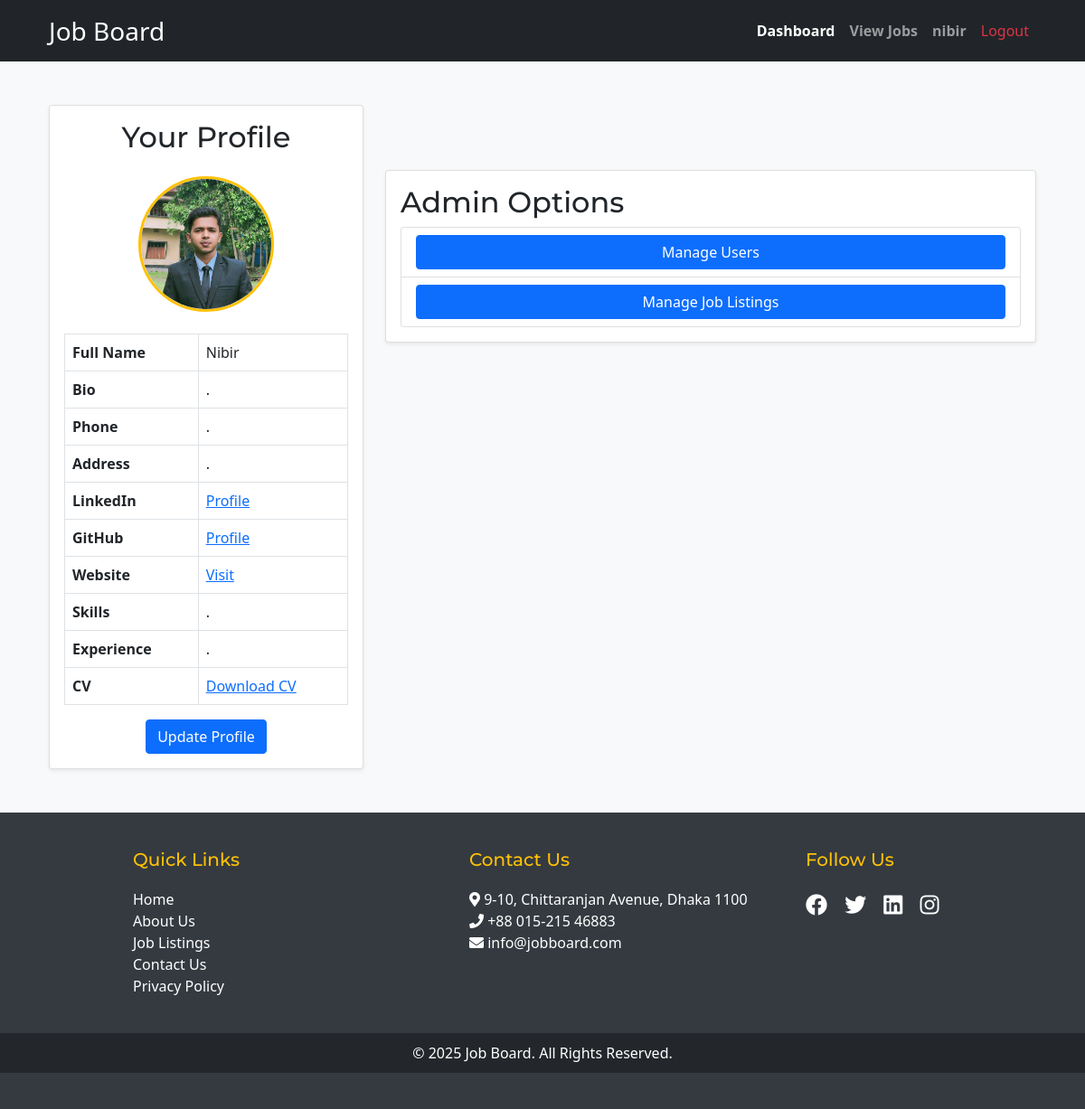
/admin_dashboard.php (signed in), run on the app's committed database.
### tables this page shows
CREATE TABLE `profiles` (
  `id` int(11) NOT NULL,
  `user_id` int(11) NOT NULL,
  `full_name` varchar(255) NOT NULL,
  `bio` text DEFAULT NULL,
  `profile_photo` varchar(255) DEFAULT NULL,
  `phone` varchar(20) DEFAULT NULL,
  `address` varchar(255) DEFAULT NULL,
  `linkedin` varchar(255) DEFAULT NULL,
  `github` varchar(255) DEFAULT NULL,
  `website` varchar(255) DEFAULT NULL,
  `cv` varchar(255) DEFAULT NULL,
  `skills` varchar(255) DEFAULT NULL,
  `experience` text DEFAULT NULL,
  `created_at` timestamp NOT NULL DEFAULT current_timestamp(),
  `updated_at` timestamp NOT NULL DEFAULT current_timestamp() ON UPDATE current_timestamp()
);

### admin_dashboard.php (the view, shortened to what this page needs)
<?php
include('includes/db.php');
$user_id = $_SESSION['user_id'];
$sql = "SELECT * FROM profiles WHERE user_id = '$user_id'";
$result = $conn->query($sql);
$profile = ($result->num_rows > 0) ? $result->fetch_assoc() : null;
?>
<!DOCTYPE html>
<html>
<head>
    <?php include('headlink.php');?>
</head>
<body class="bg-light">
    <?php include('header.php'); ?>
    <div class="container mt-5">
        <div class="row">
            <div class="col-md-4">
                <div class="card shadow-sm">
                    <div class="card-body">
                        <h2 class="card-title text-center mb-4">Your Profile</h2>
                        <div class="text-center mb-4">
                            <?php if (!empty($profile['profile_photo'])): ?>
                                <img src="<?php echo htmlspecialchars($profile['profile_photo']); ?>" alt="Profile Photo" class="profile-photo">
                            <?php else: ?>
                                <img src="images/default-profile.png" alt="Default Profile Photo" class="profile-photo">
                            <?php endif; ?>
                        </div>
                        <?php if ($profile): ?>
                            <table class="table table-bordered">
                                <tr><th>Full Name</th><td><?php echo htmlspecialchars($profile['full_name']); ?></td></tr>
                                <tr><th>Bio</th><td><?php echo htmlspecialchars($profile['bio']); ?></td></tr>
                                <tr><th>Phone</th><td><?php echo htmlspecialchars($profile['phone']); ?></td></tr>
                                <tr><th>Address</th><td><?php echo htmlspecialchars($profile['address']); ?></td></tr>
                                <tr><th>LinkedIn</th><td><a href="<?php echo htmlspecialchars($profile['linkedin']); ?>" target="_blank">Profile</a></td></tr>
                                <tr><th>GitHub</th><td><a href="<?php echo htmlspecialchars($profile['github']); ?>" target="_blank">Profile</a></td></tr>
                                <tr><th>Website</th><td><a href="<?php echo htmlspecialchars($profile['website']); ?>" target="_blank">Visit</a></td></tr>
                                <tr><th>Skills</th><td><?php echo htmlspecialchars($profile['skills']); ?></td></tr>
                                <tr><th>Experience</th><td><?php echo htmlspecialchars($profile['experience']); ?></td></tr>
                                <?php if (!empty($profile['cv'])): ?>
                                    <tr><th>CV</th><td><a href="<?php echo htmlspecialchars($profile['cv']); ?>" target="_blank">Download CV</a></td></tr>
                                <?php endif; ?>
                            </table>
                        <?php else: ?>
                            <div class="alert alert-info">No profile details found.</div>
                        <?php endif; ?>
                        <div class="text-center mt-3">
                            <a href="update_profile.php" class="btn btn-primary">Update Profile</a>
                        </div>
                    </div>
                </div>
            </div>
            <div class="col-md-8">
            <br><br><br>
            <div class="card shadow-sm">
                    <div class="card-body">
                        <h2 class="card-title">Admin Options</h2>
                        <ul class="list-group">
                            <li class="list-group-item">
                                <a href="manage_users.php" class="btn btn-primary w-100">Manage Users</a>
                            </li>
                            <li class="list-group-item">
                                <a href="manage_jobs.php" class="btn btn-primary w-100">Manage Job Listings</a>
                            </li>
                        </ul>
                    </div>
                </div>
            </div>
        </div>
    </div>
    <?php include('footer.php'); ?>
</body>
</html>

### css/styles.css (style rules this page uses)
body { background-color: #f8f9fa; }
.card { border-radius: 12px; }
.btn { border-radius: 8px; }

### css/custom.css (style rules this page uses)
body { background-color: #f8f9fa; }
.card { border: none; border-radius: 10px; transition: transform 0.3s ease; }
.btn-primary { background-color: #007bff; border-color: #007bff; }
body { font-family: 'Poppins', sans-serif; }
h1, h2, h3, h4, h5, h6 { font-family: 'Montserrat', sans-serif; }

### admin_dashboard.php (style rules this page uses)
.profile-photo { width: 150px; height: 150px; border-radius: 50%; object-fit: cover; border: 3px solid #ffc107; }

### data on the page
profiles: profile_photo (picture), full_name "Nibir", bio ".", phone ".", address ".", skills ".", experience "."

### other printed values
$_SESSION['name'] "nibir"
